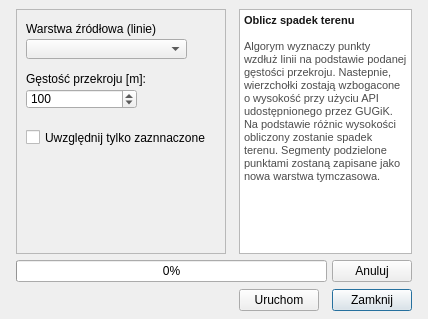
<?xml version="1.0" encoding="UTF-8"?>
<ui version="4.0">
 <class>decrease</class>
 <widget class="QDialog" name="decrease">
  <property name="geometry">
   <rect>
    <x>0</x>
    <y>0</y>
    <width>428</width>
    <height>319</height>
   </rect>
  </property>
  <property name="minimumSize">
   <size>
    <width>428</width>
    <height>319</height>
   </size>
  </property>
  <property name="maximumSize">
   <size>
    <width>428</width>
    <height>319</height>
   </size>
  </property>
  <property name="windowTitle">
   <string>Oblicz spadek terenu</string>
  </property>
  <property name="modal">
   <bool>false</bool>
  </property>
  <widget class="QPushButton" name="close">
   <property name="geometry">
    <rect>
     <x>332</x>
     <y>289</y>
     <width>80</width>
     <height>22</height>
    </rect>
   </property>
   <property name="minimumSize">
    <size>
     <width>80</width>
     <height>22</height>
    </size>
   </property>
   <property name="maximumSize">
    <size>
     <width>80</width>
     <height>20</height>
    </size>
   </property>
   <property name="text">
    <string>Zamknij</string>
   </property>
   <property name="checkable">
    <bool>false</bool>
   </property>
   <property name="checked">
    <bool>false</bool>
   </property>
  </widget>
  <widget class="QPushButton" name="canel">
   <property name="geometry">
    <rect>
     <x>332</x>
     <y>260</y>
     <width>80</width>
     <height>22</height>
    </rect>
   </property>
   <property name="minimumSize">
    <size>
     <width>80</width>
     <height>22</height>
    </size>
   </property>
   <property name="maximumSize">
    <size>
     <width>80</width>
     <height>22</height>
    </size>
   </property>
   <property name="text">
    <string>Anuluj</string>
   </property>
  </widget>
  <widget class="QTextEdit" name="textEdit">
   <property name="geometry">
    <rect>
     <x>239</x>
     <y>9</y>
     <width>173</width>
     <height>245</height>
    </rect>
   </property>
   <property name="html">
    <string>&lt;!DOCTYPE HTML PUBLIC &quot;-//W3C//DTD HTML 4.0//EN&quot; &quot;http://www.w3.org/TR/REC-html40/strict.dtd&quot;&gt;
&lt;html&gt;&lt;head&gt;&lt;meta name=&quot;qrichtext&quot; content=&quot;1&quot; /&gt;&lt;style type=&quot;text/css&quot;&gt;
p, li { white-space: pre-wrap; }
&lt;/style&gt;&lt;/head&gt;&lt;body style=&quot; font-family:'MS Shell Dlg 2'; font-size:8.25pt; font-weight:400; font-style:normal;&quot;&gt;
&lt;p style=&quot; margin-top:0px; margin-bottom:0px; margin-left:0px; margin-right:0px; -qt-block-indent:0; text-indent:0px;&quot;&gt;&lt;span style=&quot; font-weight:600; color:#161616;&quot;&gt;Oblicz spadek terenu&lt;/span&gt;&lt;/p&gt;
&lt;p style=&quot;-qt-paragraph-type:empty; margin-top:0px; margin-bottom:0px; margin-left:0px; margin-right:0px; -qt-block-indent:0; text-indent:0px; font-weight:600;&quot;&gt;&lt;br /&gt;&lt;/p&gt;
&lt;p style=&quot; margin-top:0px; margin-bottom:0px; margin-left:0px; margin-right:0px; -qt-block-indent:0; text-indent:0px;&quot;&gt;&lt;span style=&quot; color:#4c4c4c;&quot;&gt;Algorym wyznaczy punkty wzdłuż linii na podstawie podanej gęstości przekroju. Nastepnie, wierzchołki zostają wzbogacone o wysokość przy użyciu API udostępnionego przez GUGiK. Na podstawie różnic wysokości obliczony zostanie spadek terenu. Segmenty podzielone punktami zostaną zapisane jako nowa warstwa tymczasowa.&lt;/span&gt;&lt;/p&gt;&lt;/body&gt;&lt;/html&gt;</string>
   </property>
  </widget>
  <widget class="QFrame" name="frame">
   <property name="geometry">
    <rect>
     <x>16</x>
     <y>9</y>
     <width>210</width>
     <height>245</height>
    </rect>
   </property>
   <property name="minimumSize">
    <size>
     <width>210</width>
     <height>0</height>
    </size>
   </property>
   <property name="maximumSize">
    <size>
     <width>210</width>
     <height>16777215</height>
    </size>
   </property>
   <property name="mouseTracking">
    <bool>true</bool>
   </property>
   <property name="frameShape">
    <enum>QFrame::StyledPanel</enum>
   </property>
   <property name="frameShadow">
    <enum>QFrame::Raised</enum>
   </property>
   <widget class="QgsSpinBox" name="spinBox">
    <property name="geometry">
     <rect>
      <x>10</x>
      <y>80</y>
      <width>111</width>
      <height>20</height>
     </rect>
    </property>
    <property name="minimum">
     <number>1</number>
    </property>
    <property name="maximum">
     <number>1000000000</number>
    </property>
    <property name="value">
     <number>100</number>
    </property>
   </widget>
   <widget class="QLabel" name="label">
    <property name="geometry">
     <rect>
      <x>10</x>
      <y>10</y>
      <width>131</width>
      <height>20</height>
     </rect>
    </property>
    <property name="text">
     <string>Warstwa źródłowa (linie):</string>
    </property>
   </widget>
   <widget class="QLabel" name="label_2">
    <property name="geometry">
     <rect>
      <x>10</x>
      <y>60</y>
      <width>131</width>
      <height>20</height>
     </rect>
    </property>
    <property name="text">
     <string>Gęstość przekroju [m]:</string>
    </property>
   </widget>
   <widget class="QComboBox" name="comboBox">
    <property name="geometry">
     <rect>
      <x>10</x>
      <y>30</y>
      <width>161</width>
      <height>20</height>
     </rect>
    </property>
   </widget>
   <widget class="QPushButton" name="refreshButton">
    <property name="geometry">
     <rect>
      <x>180</x>
      <y>30</y>
      <width>22</width>
      <height>21</height>
     </rect>
    </property>
    <property name="maximumSize">
     <size>
      <width>22</width>
      <height>25</height>
     </size>
    </property>
    <property name="toolTip">
     <string>Wyczyść tabelę</string>
    </property>
    <property name="text">
     <string/>
    </property>
    <property name="icon">
     <iconset>
      <normaloff>../icons/mActionRefresh.svg</normaloff>../icons/mActionRefresh.svg</iconset>
    </property>
    <property name="iconSize">
     <size>
      <width>18</width>
      <height>18</height>
     </size>
    </property>
    <property name="flat">
     <bool>true</bool>
    </property>
   </widget>
   <widget class="QCheckBox" name="onlySelected">
    <property name="geometry">
     <rect>
      <x>10</x>
      <y>120</y>
      <width>201</width>
      <height>17</height>
     </rect>
    </property>
    <property name="text">
     <string>Uwzględnij tylko zaznnaczone</string>
    </property>
   </widget>
  </widget>
  <widget class="QProgressBar" name="progressBar">
   <property name="geometry">
    <rect>
     <x>16</x>
     <y>260</y>
     <width>311</width>
     <height>22</height>
    </rect>
   </property>
   <property name="minimumSize">
    <size>
     <width>0</width>
     <height>22</height>
    </size>
   </property>
   <property name="maximumSize">
    <size>
     <width>16777215</width>
     <height>22</height>
    </size>
   </property>
   <property name="value">
    <number>0</number>
   </property>
  </widget>
  <widget class="QPushButton" name="run">
   <property name="geometry">
    <rect>
     <x>239</x>
     <y>289</y>
     <width>80</width>
     <height>22</height>
    </rect>
   </property>
   <property name="minimumSize">
    <size>
     <width>80</width>
     <height>22</height>
    </size>
   </property>
   <property name="maximumSize">
    <size>
     <width>80</width>
     <height>20</height>
    </size>
   </property>
   <property name="text">
    <string>Uruchom</string>
   </property>
   <property name="checkable">
    <bool>false</bool>
   </property>
   <property name="checked">
    <bool>false</bool>
   </property>
  </widget>
  <zorder>canel</zorder>
  <zorder>close</zorder>
  <zorder>textEdit</zorder>
  <zorder>frame</zorder>
  <zorder>progressBar</zorder>
  <zorder>run</zorder>
 </widget>
 <customwidgets>
  <customwidget>
   <class>QgsSpinBox</class>
   <extends>QSpinBox</extends>
   <header>qgsspinbox.h</header>
  </customwidget>
 </customwidgets>
 <resources/>
 <connections/>
</ui>
